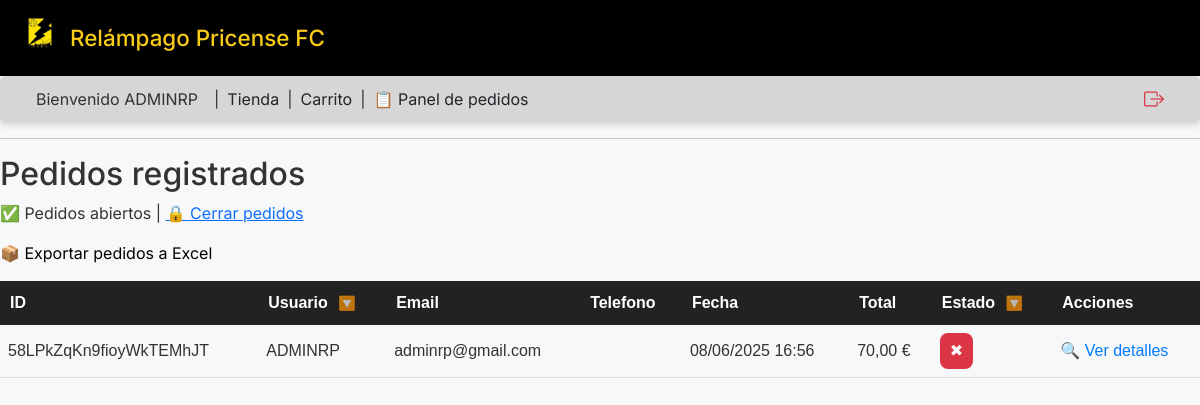
The app's page /panel/pedidos/ (signed in), older data.
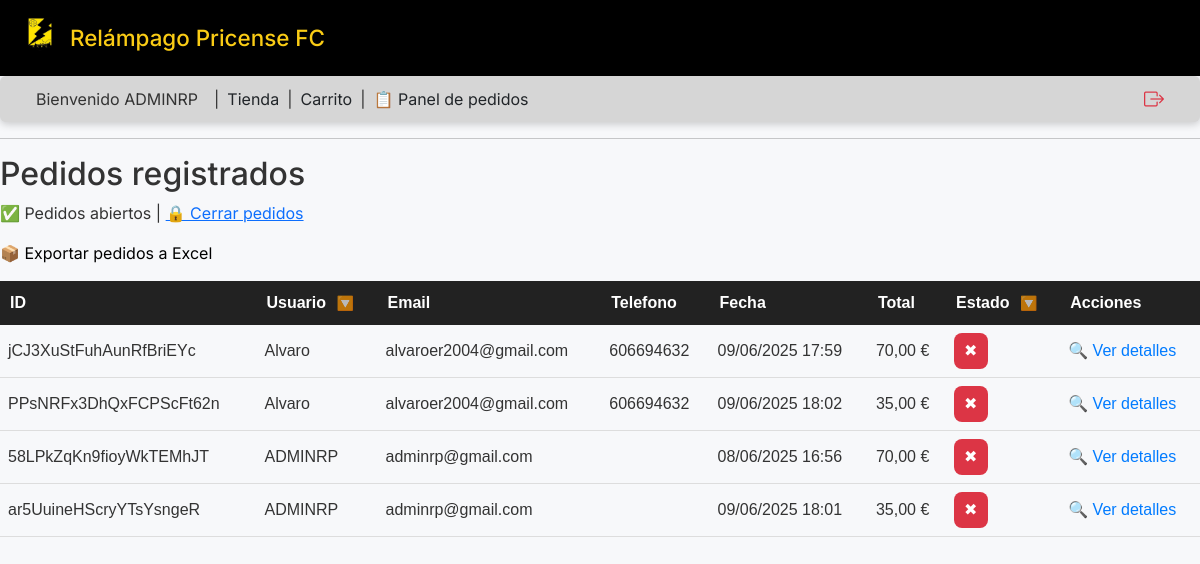
The same page, newer data.
### relampagoweb/models.py (models this page shows, shortened)
class Pedido(models.Model):
    usuario = models.ForeignKey(settings.AUTH_USER_MODEL, on_delete=models.CASCADE, related_name='pedidos')
    fecha = models.DateTimeField(auto_now_add=True)
    pagado = models.BooleanField(default=False)
    id = models.CharField(primary_key=True, max_length=22, default=shortuuid.uuid, editable=False)
    usar_descuento = models.BooleanField(default=False)
    @property
    def total(self):
        from decimal import Decimal
        total = Decimal('0.00')
        camisetas = []
        for linea in self.lineas.all():
            if linea.compra_tipo == 'solo_camiseta':
                camisetas.append(linea)
            else:
                total += linea.producto.precio
        if self.usar_descuento:
            pares = len(camisetas) // 2
            sueltas = len(camisetas) % 2
            total += Decimal(pares * 2) * Decimal('20.00') + Decimal(sueltas) * Decimal('22.00')
        else:
            total += sum(linea.producto.precio for linea in camisetas)
        return total

class Usuario(AbstractBaseUser, PermissionsMixin):
    name = models.CharField(max_length=100)
    apellidos = models.CharField(max_length=100)
    telefono = models.CharField(max_length=20)
    email = models.EmailField(unique=True)
    is_active = models.BooleanField(default=True)
    is_staff = models.BooleanField(default=False)
    is_gestor = models.BooleanField(default=False)
    USERNAME_FIELD = 'email'
    REQUIRED_FIELDS = ['name', 'apellidos']
    objects = UsuarioManager()

class LineaPedido(models.Model):
    pedido = models.ForeignKey(Pedido, on_delete=models.CASCADE, related_name='lineas')
    producto = models.ForeignKey(Producto, on_delete=models.CASCADE)
    talla = models.CharField(max_length=10)
    nombre_dorsal = models.CharField(max_length=100, blank=True, null=True)
    numero_dorsal = models.PositiveIntegerField(blank=True, null=True)
    compra_tipo = models.CharField(max_length=20, blank=True, null=True)  # <- AÑADIDO

class Producto(models.Model):
    TIPO_PRODUCTO = (
        ('Camiseta', 'Camiseta'),
        ('Equipación', 'Equipación'),
        ('Sudadera', 'Sudadera'),
    )
    nombre = models.CharField(max_length=100)
    tipo = models.CharField(max_length=20, choices=TIPO_PRODUCTO)
    descripcion = models.TextField(blank=True)
    imagen = models.ImageField(upload_to='productos/')
    precio = models.DecimalField(max_digits=6, decimal_places=2)

### relampagoweb/views.py (the view)
# urls.py: path('panel/pedidos/', lista_pedidos_view, name='lista_pedidos'),
@user_passes_test(es_admin)
def lista_pedidos_view(request):
    pedidos = Pedido.objects.all().order_by('-usuario__name')
    config = get_configuracion()
    return render(request, 'admin/lista_pedidos.html', {
        'pedidos': pedidos,
        'config': config
    })

### relampagoweb/views.py (called while the page is built)
def es_admin(user):
    return user.is_authenticated and user.is_staff

def get_configuracion():
    config, created = Configuracion.objects.get_or_create(id=1)
    return config

### relampagoweb/templates/admin/lista_pedidos.html (shortened to what this page needs)
{% extends "base.html" %}
{% block content %}
<h2>Pedidos registrados</h2>
<p>
  {% if config.pedidos_abiertos %}
    ✅ Pedidos abiertos |
    <a href="{% url 'alternar_pedidos' %}">🔒 Cerrar pedidos</a>
  {% else %}
    ❌ Pedidos cerrados |
    <a href="{% url 'alternar_pedidos' %}">🔓 Abrir pedidos</a>
  {% endif %}
</p>
<p>
  <a href="{% url 'exportar_pedidos' %}" style="text-decoration: none; color: black;">
    📦 Exportar pedidos a Excel
  </a>
</p>
<table id="tabla-pedidos">
  <thead>
    <tr>
      <th>ID</th>
      <th class="sortable">Usuario <span class="filtro-icono">🔽</span></th>
      <th>Email</th>
      <th>Telefono</th>
      <th>Fecha</th>
      <th>Total</th>
      <th class="sortable">Estado <span class="filtro-icono">🔽</span></th>
      <th>Acciones</th>
    </tr>
  </thead>
  <tbody>
    {% for pedido in pedidos %}
    <tr>
      <td>{{ pedido.id }}</td>
      <td>{{ pedido.usuario.name }}</td>
      <td>{{ pedido.usuario.email }}</td>
      <td>{{ pedido.usuario.telefono }}</td>
      <td>{{ pedido.fecha|date:"d/m/Y H:i" }}</td>
      <td>{{ pedido.total }} €</td>
      <td>
        <form method="POST" action="{% url 'cambiar_estado_pedido' pedido.id %}" class="estado-form">
          {% if pedido.pagado %}
            <button type="submit" class="estado-btn estado-pagado" title="Marcar como moroso">✔</button>
          {% else %}
            <button type="submit" class="estado-btn estado-moroso" title="Marcar como pagado">✖</button>
          {% endif %}
        </form>
      </td>
      <td><a href="{% url 'detalle_pedido_admin' pedido.id %}" class="detalle-link">🔍 Ver detalles</a></td>
    </tr>
    {% endfor %}
  </tbody>
</table>
{% endblock %}

Row changes from the older to the newer data that the page shows:
added Pedido: id "jCJ3XuStFuhAunRfBriEYc", usuario.name "Alvaro", usuario.email "alvaroer2004@gmail.com", usuario.telefono "606694632", fecha "09/06/2025 17:59", total "70,00"
added Pedido: id "PPsNRFx3DhQxFCPScFt62n", usuario.name "Alvaro", usuario.email "alvaroer2004@gmail.com", usuario.telefono "606694632", fecha "09/06/2025 18:02", total "35,00"
added Pedido: id "ar5UuineHScryYTsYsngeR", usuario.name "ADMINRP", usuario.email "adminrp@gmail.com", fecha "09/06/2025 18:01", total "35,00"
